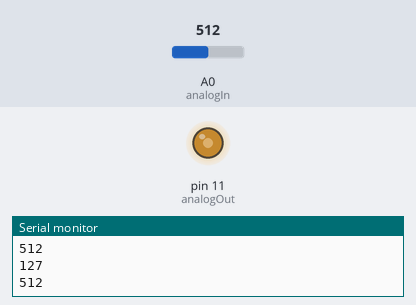
Recording of a sketch running on a simulated Arduino Uno, built with avr-gcc and run on an emulated ATmega328P. Shown: output pins drawn as LEDs (lit = HIGH), the last lines printed to the serial monitor. The test bench sets the inputs (shaded band); at power-on: A0 (analogIn) = 512.

Above: at 1.2 s.
1.3 s: A0 (analogIn) set to 716
At 1.9 s:
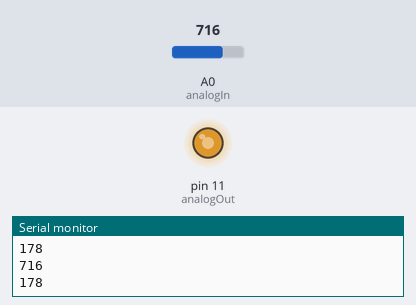
2.8 s: A0 (analogIn) set to 900
At 4.0 s:
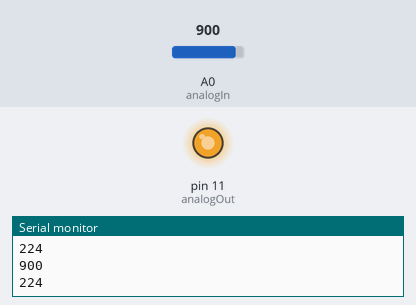
4.3 s: A0 (analogIn) set to 122
At 5.2 s:
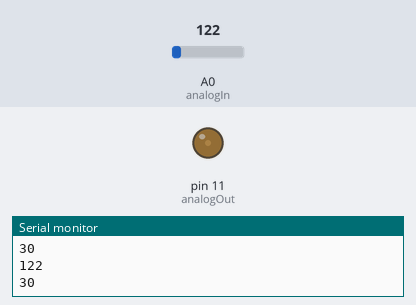
5.8 s: A0 (analogIn) set to 0
At 6.1 s:
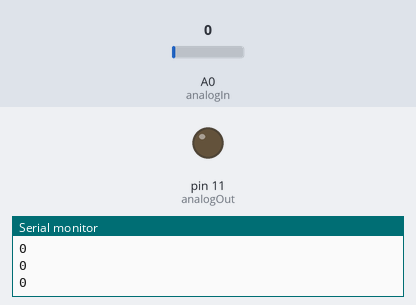
7.3 s: A0 (analogIn) set to 511
At 8.7 s:
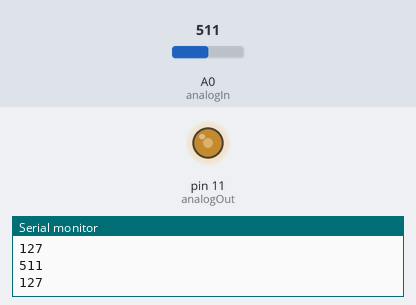
Timing chart, 0 to 9.8 s (numbered marks = the images above; inputs shaded):
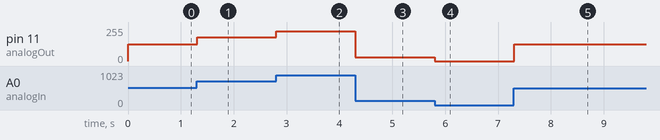

The sketch:

Fading_Potentiometer.ino
```cpp
int analogIn= A0;
int analogOut = 11;

int sensorValue = 0;
int outputValue = 0;

void setup() {
  // put your setup code here, to run once:
  Serial.begin(9600);
}

void loop() {
  // put your main code here, to run repeatedly:
  sensorValue = analogRead(analogIn);
  outputValue = map(sensorValue,0,1023,0,255);
  analogWrite(analogOut,outputValue);
  Serial.println(sensorValue);
  Serial.println(outputValue);
  delay(2);

}
```

Measured:
- after the input at 1.3 s, pin 11 (analogOut): 127/255 → 178/255 at once
- after the input at 2.8 s, pin 11 (analogOut): 178/255 → 224/255 at once
- after the input at 4.3 s, pin 11 (analogOut): 224/255 → 30/255 at once
- after the input at 5.8 s, pin 11 (analogOut): 30/255 → 0/255 at once
- after the input at 7.3 s, pin 11 (analogOut): 0/255 → 127/255 at once
